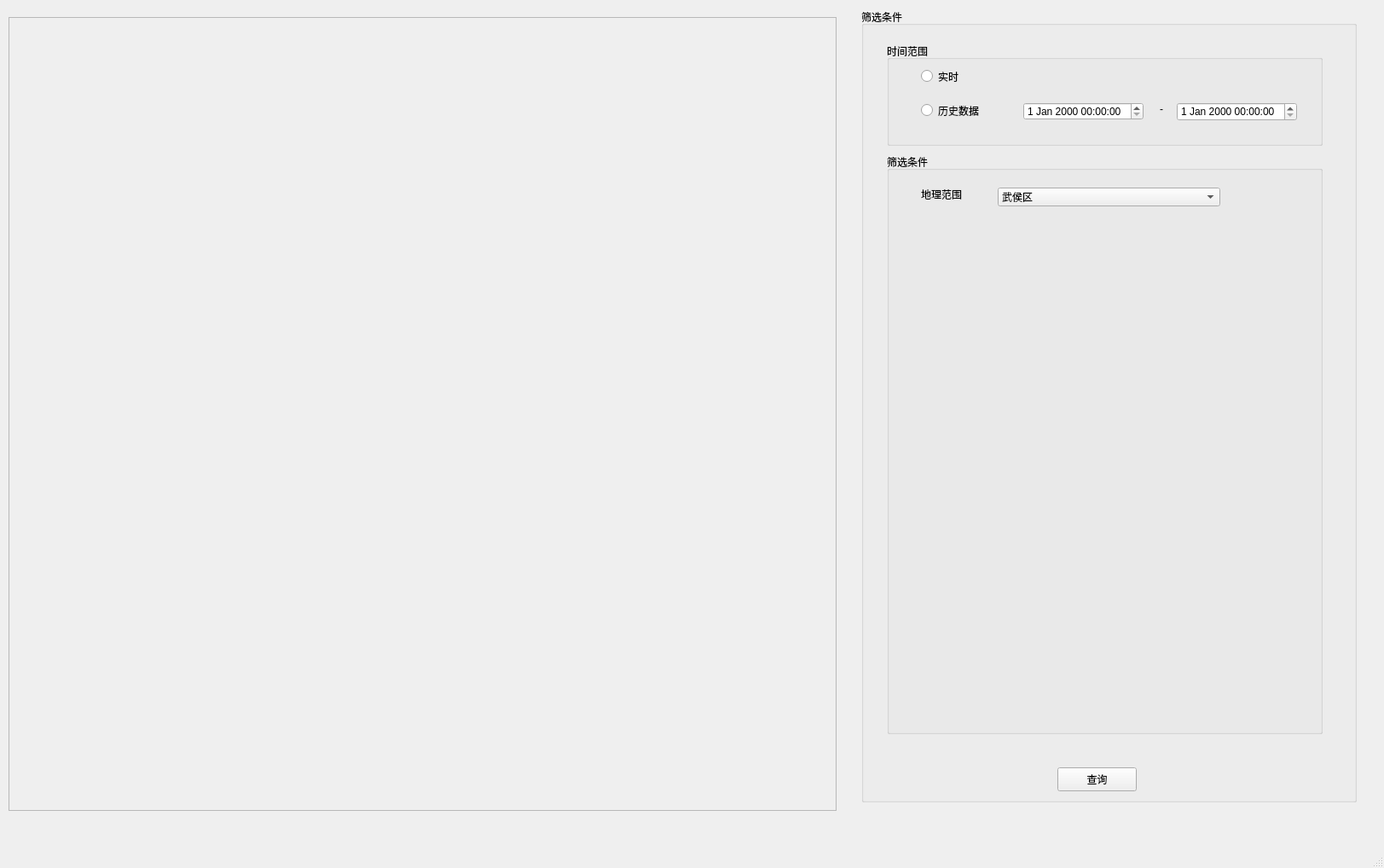
<?xml version="1.0" encoding="UTF-8"?>
<ui version="4.0">
 <class>MainWindow</class>
 <widget class="QMainWindow" name="MainWindow">
  <property name="geometry">
   <rect>
    <x>0</x>
    <y>0</y>
    <width>1623</width>
    <height>1018</height>
   </rect>
  </property>
  <property name="windowTitle">
   <string>MainWindow</string>
  </property>
  <widget class="QWidget" name="centralwidget">
   <widget class="QFrame" name="frame">
    <property name="geometry">
     <rect>
      <x>10</x>
      <y>20</y>
      <width>971</width>
      <height>931</height>
     </rect>
    </property>
    <property name="frameShape">
     <enum>QFrame::StyledPanel</enum>
    </property>
    <property name="frameShadow">
     <enum>QFrame::Raised</enum>
    </property>
    <widget class="QLabel" name="label">
     <property name="geometry">
      <rect>
       <x>-590</x>
       <y>-30</y>
       <width>1701</width>
       <height>1021</height>
      </rect>
     </property>
     <property name="minimumSize">
      <size>
       <width>1701</width>
       <height>0</height>
      </size>
     </property>
     <property name="maximumSize">
      <size>
       <width>1701</width>
       <height>16777215</height>
      </size>
     </property>
     <property name="text">
      <string/>
     </property>
     <property name="pixmap">
      <pixmap resource="resources.qrc">:/resources/QQ图片20201212221406.png</pixmap>
     </property>
     <property name="scaledContents">
      <bool>false</bool>
     </property>
    </widget>
   </widget>
   <widget class="QGroupBox" name="groupBox">
    <property name="geometry">
     <rect>
      <x>1010</x>
      <y>10</y>
      <width>581</width>
      <height>931</height>
     </rect>
    </property>
    <property name="title">
     <string>筛选条件</string>
    </property>
    <widget class="QGroupBox" name="groupBox_2">
     <property name="geometry">
      <rect>
       <x>30</x>
       <y>40</y>
       <width>511</width>
       <height>121</height>
      </rect>
     </property>
     <property name="title">
      <string>时间范围</string>
     </property>
     <widget class="QRadioButton" name="radioButton">
      <property name="geometry">
       <rect>
        <x>40</x>
        <y>30</y>
        <width>115</width>
        <height>19</height>
       </rect>
      </property>
      <property name="text">
       <string>实时</string>
      </property>
     </widget>
     <widget class="QRadioButton" name="radioButton_2">
      <property name="geometry">
       <rect>
        <x>40</x>
        <y>70</y>
        <width>115</width>
        <height>19</height>
       </rect>
      </property>
      <property name="text">
       <string>历史数据</string>
      </property>
     </widget>
     <widget class="QDateTimeEdit" name="dateTimeEdit">
      <property name="geometry">
       <rect>
        <x>340</x>
        <y>70</y>
        <width>141</width>
        <height>22</height>
       </rect>
      </property>
     </widget>
     <widget class="QDateTimeEdit" name="dateTimeEdit_2">
      <property name="geometry">
       <rect>
        <x>160</x>
        <y>70</y>
        <width>141</width>
        <height>21</height>
       </rect>
      </property>
     </widget>
     <widget class="QLabel" name="label_2">
      <property name="geometry">
       <rect>
        <x>320</x>
        <y>70</y>
        <width>21</width>
        <height>16</height>
       </rect>
      </property>
      <property name="text">
       <string>-</string>
      </property>
     </widget>
    </widget>
    <widget class="QGroupBox" name="groupBox_3">
     <property name="geometry">
      <rect>
       <x>30</x>
       <y>170</y>
       <width>511</width>
       <height>681</height>
      </rect>
     </property>
     <property name="title">
      <string>筛选条件</string>
     </property>
     <widget class="QComboBox" name="comboBox">
      <property name="geometry">
       <rect>
        <x>130</x>
        <y>40</y>
        <width>261</width>
        <height>22</height>
       </rect>
      </property>
      <item>
       <property name="text">
        <string>武侯区</string>
       </property>
      </item>
      <item>
       <property name="text">
        <string>锦江区</string>
       </property>
      </item>
      <item>
       <property name="text">
        <string>青羊区</string>
       </property>
      </item>
      <item>
       <property name="text">
        <string>新都区</string>
       </property>
      </item>
      <item>
       <property name="text">
        <string>双流区</string>
       </property>
      </item>
      <item>
       <property name="text">
        <string>温江区</string>
       </property>
      </item>
     </widget>
     <widget class="QLabel" name="label_3">
      <property name="geometry">
       <rect>
        <x>40</x>
        <y>40</y>
        <width>72</width>
        <height>15</height>
       </rect>
      </property>
      <property name="text">
       <string>地理范围</string>
      </property>
     </widget>
    </widget>
    <widget class="QPushButton" name="selectButton">
     <property name="geometry">
      <rect>
       <x>230</x>
       <y>890</y>
       <width>93</width>
       <height>28</height>
      </rect>
     </property>
     <property name="text">
      <string>查询</string>
     </property>
    </widget>
   </widget>
  </widget>
  <widget class="QMenuBar" name="menubar">
   <property name="geometry">
    <rect>
     <x>0</x>
     <y>0</y>
     <width>1623</width>
     <height>26</height>
    </rect>
   </property>
  </widget>
  <widget class="QStatusBar" name="statusbar"/>
 </widget>
 <resources>
  <include location="resources.qrc"/>
 </resources>
 <connections/>
</ui>
